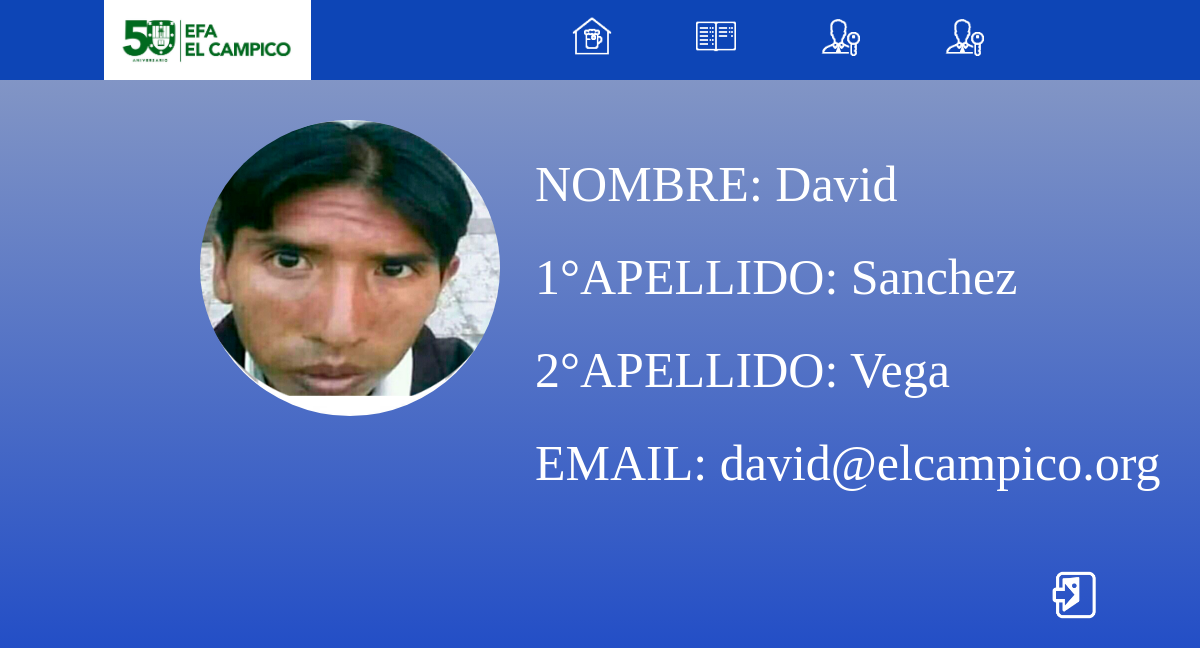
The page /perfilProfesor.php (signed in) on the database its author committed.
### tables this page shows
CREATE TABLE `personal` (
  `email` char(80) NOT NULL,
  `nombre` char(30) NOT NULL,
  `apellido_1` char(20) NOT NULL,
  `apellido_2` char(20) DEFAULT NULL,
  `contrasenya` char(64) NOT NULL,
  `tipo` enum('profesor','administrador','secretaría') NOT NULL,
  PRIMARY KEY (`email`)
);

### perfilProfesor.php (the view, shortened to what this page needs)
<?php
	include('php/conexion.php');
	$idUsuario = $_SESSION['usuario'];
	$sql_personal = "SELECT * FROM personal WHERE email='$idUsuario'";
	$stmt = $conexion->prepare($sql_personal);
    $stmt->execute();
	$row = $stmt->fetch(PDO::FETCH_ASSOC);
?>
<!DOCTYPE html>
<html lang="es">
<head>
	<link rel="stylesheet" type="text/css" href="css/controlSalidas.css">
</head>
<body>
	<header class="header">
        <nav class="nav">
            <a href="#" class="logo"><img src="Imgs/big-logo.png" alt="logoCampico"></a>
            <ul class="nav-menu">
                <li class="nav-menu-item">
                    <a href="#" class="nav-menu-link nav_link"><img src="Imgs/control_home.png" alt="" width="40px"></a>
                </li>
                <li class="nav-menu-item">
                    <a href="#" class="nav-menu-link nav_link"><img src="Imgs/icono_control.png" alt="" width="40px"></a>
                </li>
                <li class="nav-menu-item">
                    <a href="#" class="nav-menu-link nav_link"><img src="Imgs/logo_usuario.png" alt="" width="40px"></a>
                </li>
                <li class="nav-menu-item">
                    <a href="perfilProfesor.php" class="nav-menu-link nav_link"><img src="Imgs/logo_usuario.png" alt="" width="40px"></a>
                </li>
            </ul>
        </nav>
    </header>
	<div class="perfilEntero">
		<img src="Imgs/icono_usuario.jpg" class="imagenPerfil">
		<div class="perfil">
			<ul class="datos_perfil">
				<li class="palabras">
					NOMBRE: <?php echo $row['nombre']; ?>
				</li>
				<li class="palabras">
					1&#176;APELLIDO:  <?php echo $row['apellido_1']; ?>
				</li>
				<li class="palabras">
					2&#176;APELLIDO: <?php echo $row['apellido_2']; ?>
				</li>
				<li class="palabras">
					EMAIL: <?php echo $row['email']; ?>
				</li>
			</ul>
		</div>
	</div>
	<div class="salir">
		<a href="php/cerrarSesion.php"><img src="Imgs/cerrar_sesion.png" alt="cerrar_sesion" width="50px"></a>
	</div>
</body>
</html>

### css/controlSalidas.css (style rules this page uses)
* { margin: 0px; padding: 0px; box-sizing: border-box; }
.header { background-color: rgb(13, 69, 182); height: 80px; position: fixed; width: 100%; top: 0; left: 0; }
.nav { display: flex; justify-content: space-between; max-width: 992px; margin: 0 auto; }
.nav_link { color: white; text-decoration: none; }
.logo img { width: 100%; height: 80px; }
.nav-menu { display: flex; margin-right: 70px; margin-top: 10px; list-style: none; }
.nav-menu-item { font-size: 18px; margin: 0 30px; line-height: 80px; text-transform: uppercase; width: max-content; }
.nav-menu-link { padding: 30px 12px 5px 12px; border-radius: 3px; }
body { background: -webkit-linear-gradient( #8f9fc5, rgb(32, 76, 198)); }
.perfil { width: 60%; font-size: 20px; align-items: center; }
.imagenPerfil { margin-left: 200px; min-width: 25%; width: 25%; height: 25%; min-height: 25; border-radius: 50%; }
.datos_perfil { list-style: none; color: white; }
.palabras { margin: 5%; font-size: 50px; }
.perfilEntero { justify-content: space-between; display: flex; margin-top: 10%; }
.salir { float: right; margin: 43px; margin-right: 100px; }

### rows shown on the page
personal: nombre "David", apellido_1 "Sanchez", apellido_2 "Vega", email "david@elcampico.org"
